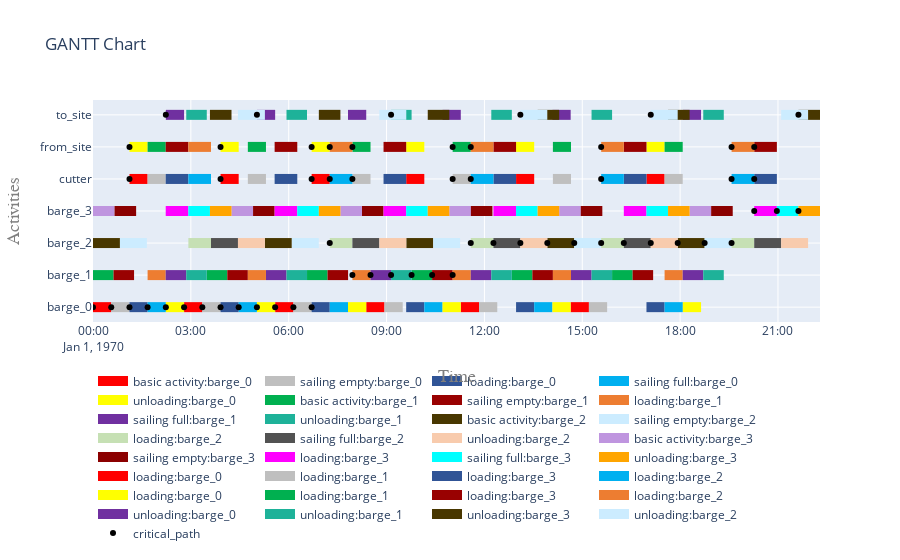

Notebook code cell kept with this figure:
### Code cell
# different setting
res = run(4,100)
vessels = res['vessels']
activities = res['activities']
cutter = vessels['cutter']
to_site = res['to_site']
from_site = res['from_site']
 # %% run simulation and process output
df_superlog = get_superlog_with_critical_path([*vessels.values(), from_site, to_site],
                                              id_map=[activities[x] for x in activities])
display(df_superlog)
# and plot(ly)
my_log_object = SuperLog(df_superlog)
my_log_object.make_gantt_plotly()
